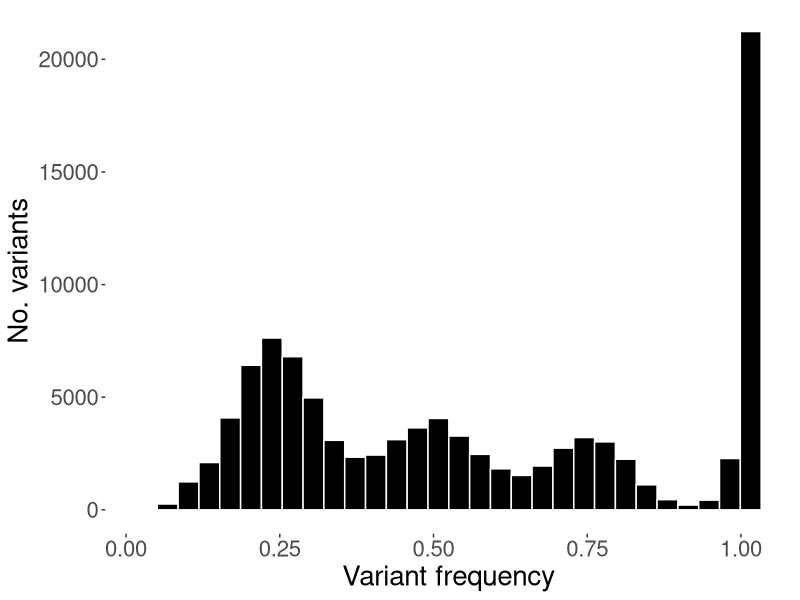
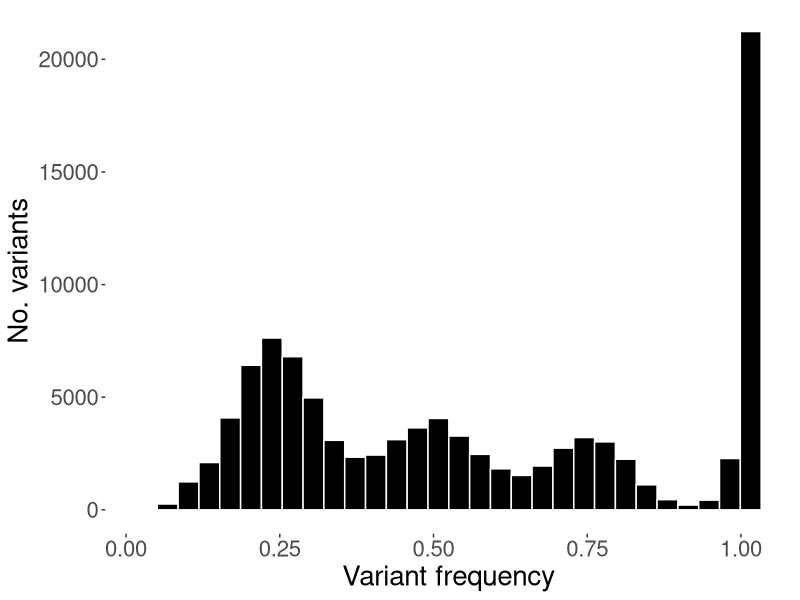

R code for these plots, in order:
setwd("/media/anna/Volume/Yeast_JeanTalon/2020_02_figshare/figure1")

# author:aniafijarczyk
library(dplyr)
library(ggplot2)


df <- read.table("./input_files/SNP_frequencies.tab", sep = "\t", header=TRUE)


p <- ggplot(df) + aes(x = FreqAlt) +
  geom_histogram(colour = "white", fill = "black") +
  labs(x = "Variant frequency", y = "No. variants") +
  #ggtitle(label = " Frequency of mapped variants") +
  theme(panel.background = element_blank(),
        panel.grid = element_blank(),
        plot.title = element_text(hjust = 0.5, size = 18),
        axis.text = element_text(size = 16),
        axis.title = element_text(size = 20))
p


pdf("plotFreq.pdf",w=7,h=7)
p
dev.off()

